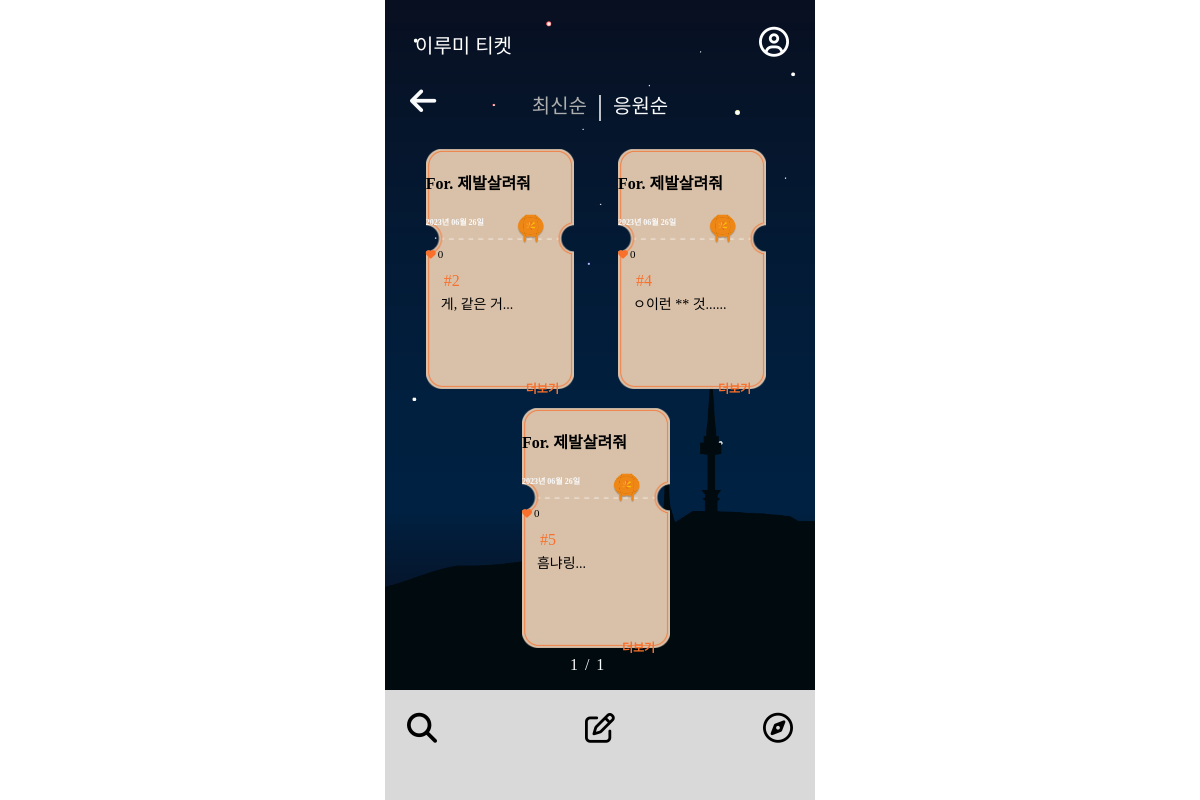
Before: /ticketlistpop/ with the older database file.
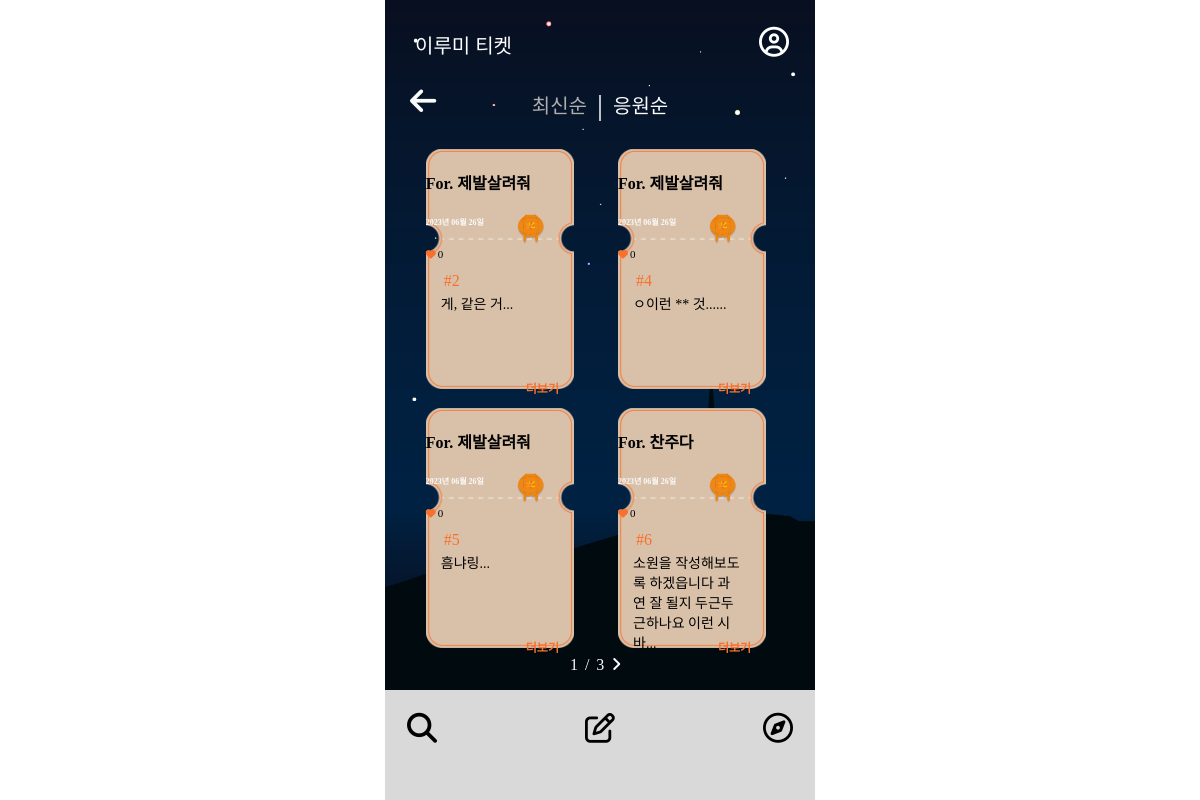
After: the same page with the newer database file.
### mainpage/models.py (models this page shows, shortened)
class Ticket(models.Model):
    writer = models.ForeignKey(User, null=False, blank=False, on_delete=models.CASCADE)
    pub_date = models.DateTimeField()
    body = models.TextField()
    like = models.ManyToManyField(User, related_name='likes', blank=True)
    like_count = models.PositiveIntegerField(default=0)
    report_count = models.PositiveIntegerField(default=0)
    def summary(self):
        return self.body[:40]

### accounts/models.py (models this page shows)
class Profile(models.Model):
    user = models.OneToOneField(User, on_delete=models.CASCADE)
    nickname = models.TextField(max_length=10)

### mainpage/views.py (the view)
# urls.py: path('ticketlistpop/', ticketlistpop, name="ticketlistpop"),
def ticketlistpop(request):
    ticket_list = Ticket.objects.order_by('-like_count')
    paginator = Paginator(ticket_list, 4)
    page = request.GET.get('page')
    tickets = paginator.get_page(page)
    return render(request, 'mainpage/ticketlistpop.html', {'tickets':tickets})

### mainpage/templates/mainpage/ticketlistpop.html (shortened to what this page needs)
{% extends 'base.html' %}
{% block content %}
        <head>
            <link rel="stylesheet" href="/static/css/ticketlistnew.css">
        </head>
<body>
<div class="wallpaper">
    <section class="first">
        <div class="backk">
            <a class="back" href="{% url 'mainpage:mainpage' %}"><i class="fa-solid fa-arrow-left" style="color: #FAFBFD;"></i></a>
        </div>
        <div class="buttons">
        <a class="recently2" href="{% url 'mainpage:ticketlistnew' %}">최신순</a>
        <span class="stick">|</span>
        <a class="active2" href="{% url 'mainpage:ticketlistpop' %}">응원순</a>
        </div>
    </section>
    <div class="container">
        <div class="card_container">
        {% for ticket in tickets %}
            <div class="card">
                <div class="card-body">
                    <h4 class="card-subtitle mb-2 text-muted card-nickname">For. {{ticket.writer.profile.nickname}}</h4>
                    <div class="lanterncolor">
                        {% if ticket.like_count >= 10 %}
                        <img src="../static/css/image/light.png" class="light" alt="티켓 이미지">
                        {% else %}
                        <img src="../static/css/image/original.png" class= "light" alt="티켓 이미지">
                        {% endif %}
                    </div>
                    <h4 class="date">{{ ticket.pub_date|date:"Y년 m월 d일" }}</h4>
                    <h4 class="like"><i class="fa-solid fa-heart" style="color: #f8702c;"></i><a class="like_count">{{ticket.like_count}}</a></h4>
                    <h4 class="number"> #{{ticket.id}} </h4>
                    {% if ticket.report_count >= 3 %}
                        <h5 class="report-message">3회 이상 신고되어 관리자가 확인 중인 게시글입니다.</h5>
                    {% else %}
                        <h4 class="card-text">{{ticket.summary}}... </h4>
                    {% endif %}
                    <a href="{%url 'mainpage:detail' ticket.id %}" class="more">더보기</a>
                </div>
            </div>
        {% endfor %}
        <div class="order">
            <span>{{tickets.number}}</span>
            <span class="stand">/</span>
            <span>{{tickets.paginator.num_pages}}</span>
            {%if tickets.has_next %}
            <a href="?page={{tickets.next_page_number}}"><i class="fa-solid fa-angle-right" style="color: #FAFBFD;"></i></a>
            {% endif %}
        </div>
        </div>
</div>
<div>
    <nav class="footer-container">
        <ul class="icons">
            <li><a href="{% url 'mainpage:ticketlistnew' %}"><i class="fa-solid fa-magnifying-glass" style="color: #000000;"></i></a></li>
            <li><a href="{% url 'mainpage:new' %}"><i class="fa-regular fa-pen-to-square" style="color: #000000;"></i></a></li>
            <li><a href="{% url 'qnapage:qnalistrecent' %}"><i class="fa-regular fa-compass" style="color: #000000;"></i></a></li>
        </ul>
    </nav>
</div>
</div>
</body>
{% endblock %}

Changed rows visible on the page:
added Ticket: writer.profile.nickname "찬주다", pub_date "2023년 06월 26일", like_count "0", id "6", summary "소원을 작성해보도록 하겠읍니다 과연 잘 될지 두근두근하나요 이런 시바"
Other visible differences:
{{ tickets.paginator.num_pages }}: "1" → "3"
